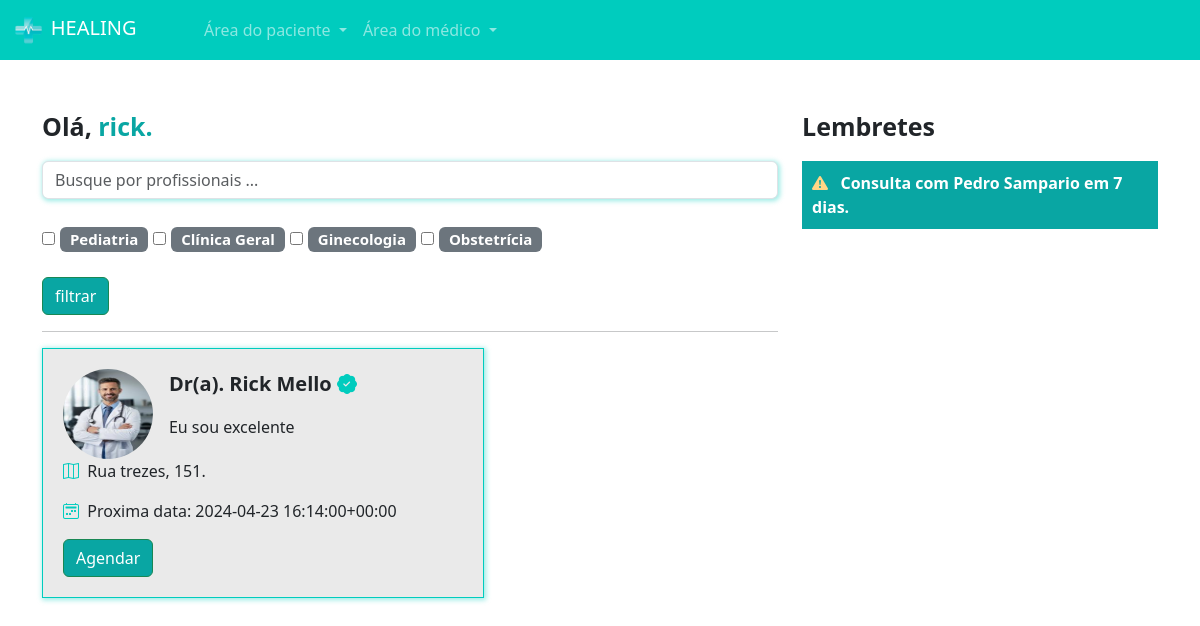
The page /paciente/home/ (signed in) on the database its author committed.
### medico/models.py (models this page shows, shortened)
class Especialidades(models.Model):
    especialidade = models.CharField(max_length=100)
    def __str__(self):
        return self.especialidade

class DadosMedico(models.Model):
    crm = models.CharField(max_length=30)
    nome = models.CharField(max_length=100)
    cep = models.CharField(max_length=15)
    rua = models.CharField(max_length=100)
    bairro = models.CharField(max_length=100)
    numero = models.IntegerField()
    rg = models.ImageField(upload_to='rgs')
    cedula_identidade_medica = models.ImageField(upload_to='cim')
    foto = models.ImageField(upload_to='fotos_perfil')
    descricao = models.TextField()
    valor_consulta = models.FloatField(default=100)
    user = models.ForeignKey(User, on_delete=models.DO_NOTHING)
    especialidade = models.ForeignKey(Especialidades, on_delete=models.DO_NOTHING)
    @property
    def proxima_data(self):
        proxima_data = DatasAbertas.objects.filter(user=self.user).filter(data__gt=datetime.now()).filter(agendado=False).order_by('data').first()
        return proxima_data

class DatasAbertas(models.Model):
    data = models.DateTimeField()
    user = models.ForeignKey(User, on_delete=models.DO_NOTHING)
    agendado = models.BooleanField(default=False)
    def __str__(self):
        return str(self.data)

### paciente/views.py (the view)
# urls.py: 2. Add a URL to urlpatterns:  path('', views.home, name='home')
def home(request):
    if request.method == "GET":
        medicos = DadosMedico.objects.all()
        especialidades = Especialidades.objects.all()
        medico_filtrar = request.GET.get('medico')
        especialidades_filtrar = request.GET.getlist('especialidades')
        if medico_filtrar:
            medicos = medicos.filter(nome__icontains = medico_filtrar)
        if especialidades_filtrar:
            medicos = medicos.filter(especialidade_id__in=especialidades_filtrar)
        return render(request, 'home.html',{'medicos':medicos, 'especialidades':especialidades, 'is_medico':is_medico(request.user)})

### medico/models.py (called while the page is built)
def is_medico(user):
    return DadosMedico.objects.filter(user=user).exists()

### paciente/templates/home.html
{% extends "base.html" %}
{% load static %}
{% block 'head' %}
    <link rel="stylesheet" href="{% static 'medicos/css/abrir_horario.css' %}">
    <link rel="stylesheet" href="{% static 'usuarios/css/usuarios.css' %}">
    <link rel="stylesheet" href="{% static 'medicos/css/cadastro_medico.css' %}">
    <link rel="stylesheet" href="{% static 'pacientes/css/home.css' %}">
    <link rel="stylesheet" href="https://cdn.jsdelivr.net/npm/bootstrap-icons@1.11.3/font/bootstrap-icons.min.css">
{% endblock 'head' %}
{% block 'body' %}
{% include "partials/navbar.html" %}
<br><br>
<div class="container">
    <div class="row">
        <div class="col-md-8">
            <p style="font-size: 25px" class="p-bold">Olá, <span class="color-dark">{{request.user.username}}.</span></p>
            <form action="{% url 'home' %}" post="GET">
                <input type="text" class="form-control shadow-main-color" placeholder="Busque por profissionais ..." name="medico">
                <br>
                <div class="especialidades">
                    {% for especialidade in especialidades %}
                    <input type="checkbox" name="especialidades" value="{{especialidade.id}}">
                    <span class="badge bg-secondary">
                        {{especialidade}}
                    </span>
                    {% endfor %}
                </div>
                <br>
                <input type="submit" value="filtrar" class="btn btn-success btn-dark-color">
            </form>
            <hr>
            <div class="list-medicos">
                {% for medico in medicos %}
                <div class="card-medicos shadow-main-color">
                    <div class="row">
                        <div class="col-md-3"><img src="{{medico.foto.url}}" class="foto-perfil-card" alt=""></div>
                        <div class="col-md">
                            <p style="font-size: 20px" class="p-bold">Dr(a). {{medico.nome}} <i class="bi bi-patch-check-fill icon-main"></i></p>
                            <p>{{medico.descricao}}</p>
                        </div>
                    </div>
                    <p><i class="bi bi-map icon-main"></i>&nbsp&nbsp{{medico.rua}}, {{medico.numero}}.</p>
                    <p><i class="bi bi-calendar2-week icon-main"></i>&nbsp&nbspProxima data:
                    {% if medico.proxima_data %}
                        {{medico.proxima_data}}
                    {% else %}
                        Aguarde uma data.
                    {% endif %}
                        </p>
                        <a href="{% url 'escolher_horario' medico.id %}" class="btn btn-success btn-dark-color">Agendar</a>
                </div>
                <br>
              {% endfor %}
            </div>
        </div>
        <div class="col-md-4">
            <p style="font-size: 25px" class="p-bold">Lembretes</p>
            <p class="bg-main-lembrete">
                <span class="p-bold"><i class="bi bi-exclamation-triangle-fill icon-differential"></i>&nbsp&nbsp Consulta com Pedro Sampario em 7 dias.</span>
            </p>
        </div>
    </div>
</div>
{% endblock 'body' %}

### templates/static/geral/css/base.css (style rules this page uses)
:root { --main-color: #00CCBE; --dark-color: #09A6A3; --contrast-color: #FFD686; }
.p-bold { font-weight: bold; }
.color-dark { color: var(--dark-color); }

### templates/static/usuarios/css/usuarios.css (style rules this page uses)
.btn-dark-color { background-color: var(--dark-color); color: white; }

### templates/static/medicos/css/cadastro_medico.css (style rules this page uses)
.shadow-main-color { box-shadow: 1px 1px 5px 1px rgba(0, 204, 190,.4); }

### templates/static/pacientes/css/home.css (style rules this page uses)
.especialidades { font-size: 20px; }
.card-medicos { width: 60%; background-color: #EAEAEA; border: 1px solid var(--main-color); padding: 20px; }
.foto-perfil-card { width: 90px; height: 90px; border-radius: 45px; }
.icon-main { color: var(--main-color); }
.bg-main-lembrete { background-color: var(--dark-color); padding: 10px; color: white; }
.icon-differential { color: var(--contrast-color); }

### rows shown on the page
Especialidades: especialidade "Pediatria"
Especialidades: especialidade "Clínica Geral"
Especialidades: especialidade "Ginecologia"
Especialidades: especialidade "Obstetrícia"
DadosMedico: foto (picture), nome "Rick Mello", descricao "Eu sou excelente", rua "Rua trezes", numero "151", proxima_data "2024-04-23 16:14:00+00:00"

### other values the page prints
{{ request.user.username }} "rick"
